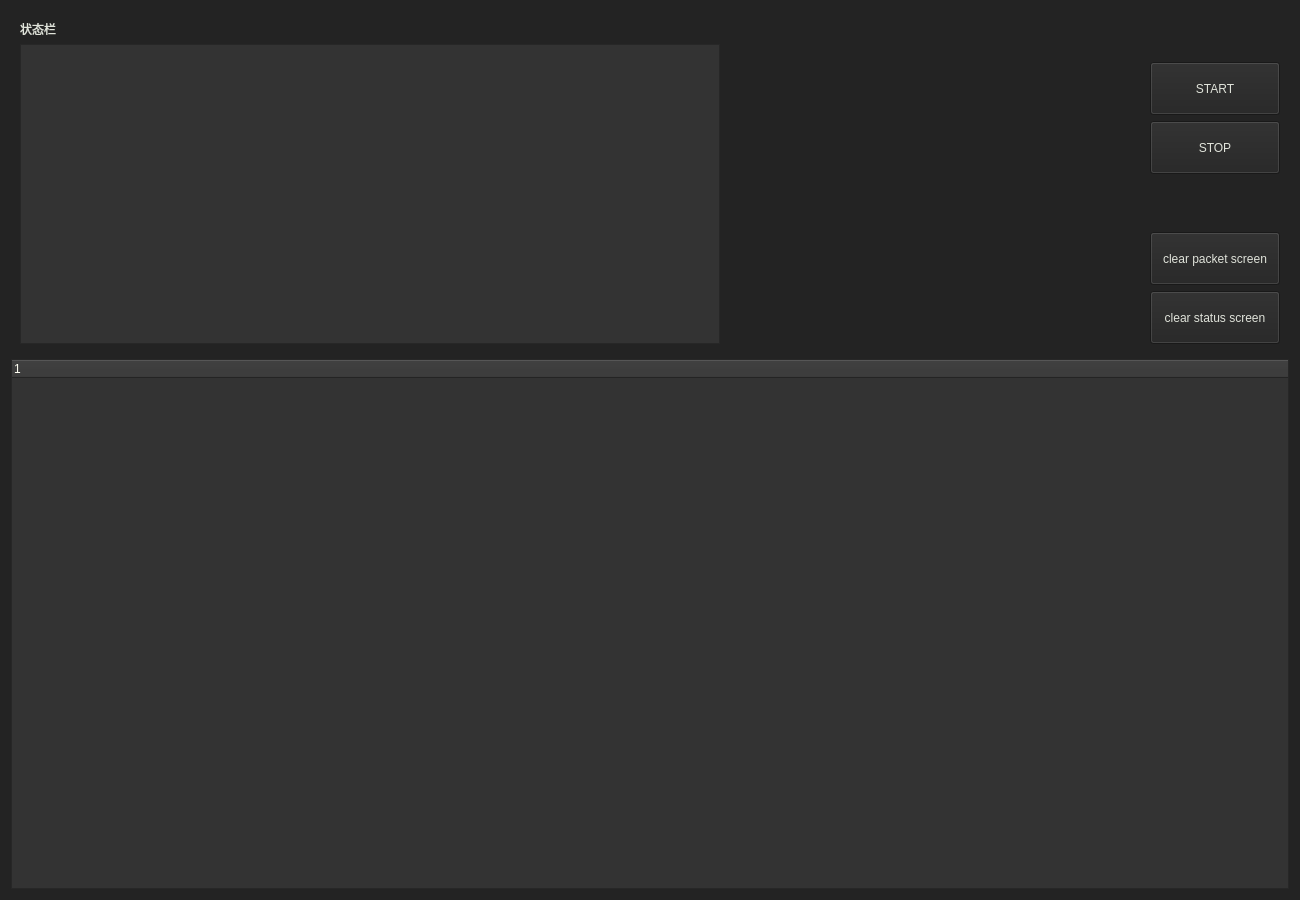
<?xml version="1.0" encoding="UTF-8"?>
<ui version="4.0">
 <class>Widget</class>
 <widget class="QWidget" name="Widget">
  <property name="geometry">
   <rect>
    <x>0</x>
    <y>0</y>
    <width>1300</width>
    <height>900</height>
   </rect>
  </property>
  <property name="sizePolicy">
   <sizepolicy hsizetype="Fixed" vsizetype="Fixed">
    <horstretch>0</horstretch>
    <verstretch>0</verstretch>
   </sizepolicy>
  </property>
  <property name="maximumSize">
   <size>
    <width>1300</width>
    <height>900</height>
   </size>
  </property>
  <property name="windowTitle">
   <string>Von's Sniffer</string>
  </property>
  <property name="windowIcon">
   <iconset theme="Von's"/>
  </property>
  <property name="styleSheet">
   <string notr="true">background-color: rgb(35, 35, 35);</string>
  </property>
  <layout class="QGridLayout" name="gridLayout">
   <item row="2" column="2">
    <spacer name="horizontalSpacer_2">
     <property name="orientation">
      <enum>Qt::Horizontal</enum>
     </property>
     <property name="sizeType">
      <enum>QSizePolicy::Fixed</enum>
     </property>
     <property name="sizeHint" stdset="0">
      <size>
       <width>400</width>
       <height>20</height>
      </size>
     </property>
    </spacer>
   </item>
   <item row="0" column="0" rowspan="3" colspan="2">
    <widget class="QWidget" name="widget_2" native="true">
     <layout class="QVBoxLayout" name="verticalLayout_2">
      <item>
       <widget class="QLabel" name="label">
        <property name="styleSheet">
         <string notr="true">font: 13pt &quot;Cantarell&quot;;
color: rgb(224, 227, 218);</string>
        </property>
        <property name="text">
         <string>状态栏</string>
        </property>
       </widget>
      </item>
      <item>
       <widget class="QTextBrowser" name="textBrowser">
        <property name="enabled">
         <bool>true</bool>
        </property>
        <property name="sizePolicy">
         <sizepolicy hsizetype="Fixed" vsizetype="Fixed">
          <horstretch>0</horstretch>
          <verstretch>0</verstretch>
         </sizepolicy>
        </property>
        <property name="minimumSize">
         <size>
          <width>700</width>
          <height>300</height>
         </size>
        </property>
        <property name="maximumSize">
         <size>
          <width>1000</width>
          <height>16777215</height>
         </size>
        </property>
        <property name="autoFillBackground">
         <bool>false</bool>
        </property>
        <property name="styleSheet">
         <string notr="true">background-color: rgb(51, 51, 51);
font: 13pt &quot;Cantarell&quot;;
color: rgb(255, 255, 243);</string>
        </property>
       </widget>
      </item>
     </layout>
    </widget>
   </item>
   <item row="3" column="0" colspan="4">
    <widget class="QTreeWidget" name="treeWidget">
     <property name="styleSheet">
      <string notr="true">background-color: rgb(51, 51, 51);
font: 13pt &quot;Cantarell&quot;;
color: rgb(255, 255, 243);</string>
     </property>
     <column>
      <property name="text">
       <string notr="true">1</string>
      </property>
     </column>
    </widget>
   </item>
   <item row="2" column="3">
    <widget class="QWidget" name="widget" native="true">
     <property name="sizePolicy">
      <sizepolicy hsizetype="Preferred" vsizetype="Fixed">
       <horstretch>0</horstretch>
       <verstretch>0</verstretch>
      </sizepolicy>
     </property>
     <property name="minimumSize">
      <size>
       <width>0</width>
       <height>300</height>
      </size>
     </property>
     <property name="styleSheet">
      <string notr="true">font: 75 15pt &quot;C059&quot;;</string>
     </property>
     <layout class="QVBoxLayout" name="verticalLayout">
      <item>
       <widget class="QToolButton" name="startBtn">
        <property name="sizePolicy">
         <sizepolicy hsizetype="Expanding" vsizetype="Expanding">
          <horstretch>0</horstretch>
          <verstretch>0</verstretch>
         </sizepolicy>
        </property>
        <property name="cursor">
         <cursorShape>PointingHandCursor</cursorShape>
        </property>
        <property name="styleSheet">
         <string notr="true">color: rgb(224, 227, 218);</string>
        </property>
        <property name="text">
         <string>START</string>
        </property>
       </widget>
      </item>
      <item>
       <widget class="QToolButton" name="stopBtn">
        <property name="sizePolicy">
         <sizepolicy hsizetype="Expanding" vsizetype="Expanding">
          <horstretch>0</horstretch>
          <verstretch>0</verstretch>
         </sizepolicy>
        </property>
        <property name="cursor">
         <cursorShape>PointingHandCursor</cursorShape>
        </property>
        <property name="styleSheet">
         <string notr="true">color: rgb(224, 227, 218);</string>
        </property>
        <property name="text">
         <string>STOP</string>
        </property>
       </widget>
      </item>
      <item>
       <spacer name="verticalSpacer">
        <property name="orientation">
         <enum>Qt::Vertical</enum>
        </property>
        <property name="sizeHint" stdset="0">
         <size>
          <width>20</width>
          <height>40</height>
         </size>
        </property>
       </spacer>
      </item>
      <item>
       <widget class="QPushButton" name="clrT">
        <property name="sizePolicy">
         <sizepolicy hsizetype="Expanding" vsizetype="Expanding">
          <horstretch>0</horstretch>
          <verstretch>0</verstretch>
         </sizepolicy>
        </property>
        <property name="cursor">
         <cursorShape>PointingHandCursor</cursorShape>
        </property>
        <property name="styleSheet">
         <string notr="true">color: rgb(224, 227, 218);</string>
        </property>
        <property name="text">
         <string>clear packet screen</string>
        </property>
       </widget>
      </item>
      <item>
       <widget class="QPushButton" name="clrB">
        <property name="sizePolicy">
         <sizepolicy hsizetype="Expanding" vsizetype="Expanding">
          <horstretch>0</horstretch>
          <verstretch>0</verstretch>
         </sizepolicy>
        </property>
        <property name="cursor">
         <cursorShape>PointingHandCursor</cursorShape>
        </property>
        <property name="styleSheet">
         <string notr="true">color: rgb(224, 227, 218);</string>
        </property>
        <property name="text">
         <string>clear status screen</string>
        </property>
       </widget>
      </item>
     </layout>
    </widget>
   </item>
  </layout>
 </widget>
 <resources/>
 <connections/>
</ui>
